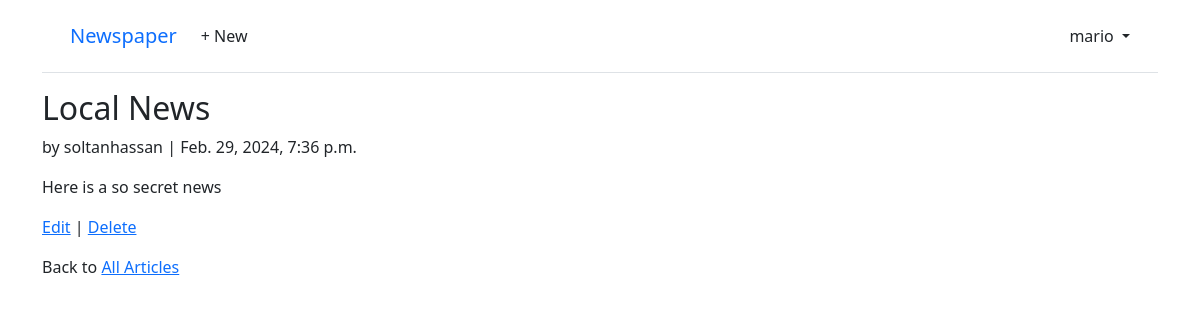
The page /articles/2/ (signed in) on the database its author committed.
### accounts/models.py (models this page shows)
class CustomUser(AbstractUser):
  age = models.PositiveIntegerField(null=True, blank=True)

### articles/models.py (models this page shows, shortened)
class Article(models.Model):
  title = models.CharField(max_length = 255)
  body = models.TextField()
  date = models.DateTimeField(auto_now_add = True)
  author = models.ForeignKey(
    settings.AUTH_USER_MODEL,
    on_delete = models.CASCADE,
  )

### articles/views.py (the view)
# urls.py: path("<int:pk>/", ArticleDetailView.as_view(), name="article_detail"),
class ArticleDetailView(LoginRequiredMixin, DetailView):
    model = Article
    template_name = "article_detail.html"

### templates/article_detail.html
{% extends "base.html" %}
{% block content %}
<div class="article-entry">
  <h2>{{ object.title }}</h2>
  <p>by {{ object.author }} | {{ object.date }}</p>
  <p>{{ object.body }}</p>
</div>
<p><a href="{% url 'article_edit' article.pk %}">Edit</a> |
  <a href="{% url 'article_delete' article.pk %}">Delete</a>
</p>
<p>Back to <a href="{% url 'article_list' %}">All Articles</a></p>
{% endblock content %}

### templates/base.html (shortened to what this page needs)
<!DOCTYPE html>
<html>
<head>
  <link href="https://cdn.jsdelivr.net/npm/bootstrap@5.1.3/dist/css/bootstrap.min.css" rel="stylesheet"
>
</head>
<body>
  <body>
    <div class="container">
      <header class="p-3 mb-3 border-bottom">
        <div class="container">
          <div class="d-flex flex-wrap align-items-center justify-content-center justify-content-lg-start">
            <a class="navbar-brand" href="{% url 'home' %}">Newspaper</a>
            <ul class="nav col-12 col-lg-auto me-lg-auto mb-2 justify-content-center
              mb-md-0">
              {% if user.is_authenticated %}
              <li><a href="{% url 'article_new' %}" class="nav-link px-2 link-dark">+ New</a></li>
            </ul>
            <div class="dropdown text-end">
              <a href="#" class="d-block link-dark text-decoration-none dropdown-toggle" id="dropdownUser1"
                data-bs-toggle="dropdown" aria-expanded="false">
                {{ user.username }} </a>
            </div>
            {% else %}
            </ul>
            <div class="text-end">
              <a href="{% url 'login' %}" class="btn btn-outline-primary me-2"> Log In</a>
              <a href="{% url 'signup' %}" class="btn btn-primary">Sign Up</a>
            </div>
            {% endif %}
          </div>
        </div>
      </header>
      <main>
        {% block content %}
        {% endblock content %}
      </main>
  </body>
</html>

### rows shown on the page
CustomUser: username "mario"
Article: title "Local News", author "soltanhassan", date "Feb. 29, 2024, 7:36 p.m.", body "Here is a so secret news"
